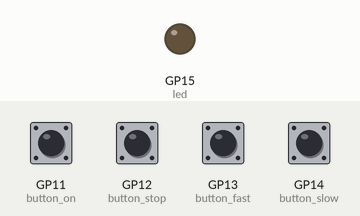
Simulated run of this program. Board: Raspberry Pi Pico running MicroPython. On the bench: output pins drawn as LEDs (lit = HIGH). Dashed ring = blinking. The test bench sets the inputs (shaded band); at power-on: GP11 (button_on), GP12 (button_stop), GP13 (button_fast), GP14 (button_slow) HIGH.

Above: at 1.2 s.
1.3 s: GP13 (button_fast) pulled LOW for 0.15 s
At 1.56 s:
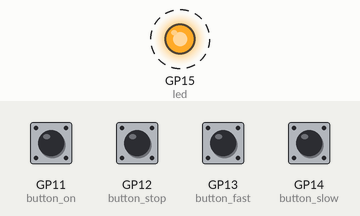
4.3 s: GP11 (button_on) pulled LOW for 0.15 s
6.0 s: GP14 (button_slow) pulled LOW for 0.15 s
At 7.1 s:
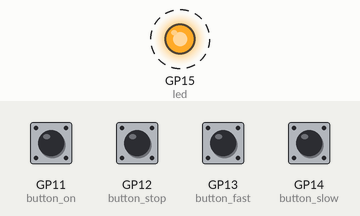
9.1 s: GP11 (button_on) pulled LOW for 1 s
At 10.0 s:
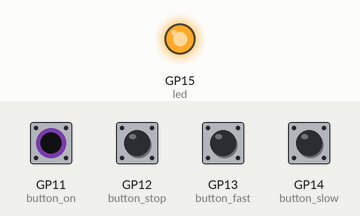
11.6 s: GP12 (button_stop) pulled LOW for 0.15 s
At 12.6 s:
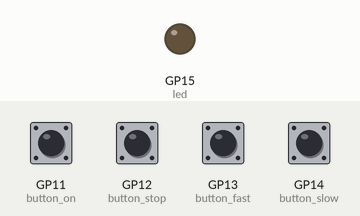
Timing chart, 0 to 14.3 s (numbered marks = the images above; inputs shaded):
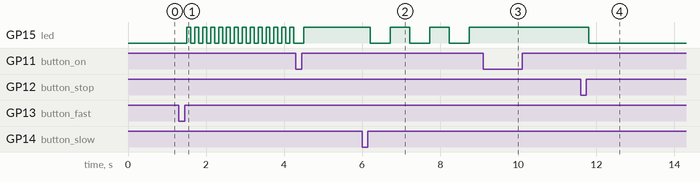

Measured:
- after the input at 1.3 s, GP15 (led): alternates HIGH for 0.10 s and LOW for 0.10 s, starting after 0.21 s
- after the input at 6.0 s, GP15 (led): alternates HIGH for 0.51 s and LOW for 0.51 s, starting after 0.21 s
- after the input at 9.1 s, GP15 (led): stops changing and stays HIGH
- after the input at 11.6 s, GP15 (led): HIGH → LOW after 0.20 s

The program:

led_4_buttons_f_s_off_on.py
```python
# (licence header left out)
from machine import Pin
import time

# Define the pin numbers for the LED and button
led = Pin(15, Pin.OUT)  # LED pin
button_slow = Pin(14, Pin.IN, Pin.PULL_UP)  # Button pin with pull-up resistor
button_fast = Pin(13, Pin.IN, Pin.PULL_UP)  # Button pin with pull-up resistor
button_stop = Pin(12, Pin.IN, Pin.PULL_UP)  # Button pin with pull-up resistor
button_on = Pin(11, Pin.IN, Pin.PULL_UP)  # Button pin with pull-up resistor
# Initialize the button pins with pull-up resistors
# The button pins are set to input mode with pull-up resistors, which means they will read high (1) when not pressed and low (0) when pressed.
# The LED pin is set to output mode.

mode = 0  # Initial mode (0: off, 1: slow blink, 2: fast blink, 3: on)
# The initial mode is set to off (0).
# The code will toggle the LED state based on the button presses.

last_blink = time.ticks_ms()  # Timestamp for last blink
# The last blink time is initialized to the current time.
led_on = False  # Track LED state independently
# The LED state is tracked independently to ensure it can be turned on or off based on the mode.

blink_intervals = {0: 0, 1: 500, 2: 100, 3: 0} # Blink intervals for each mode
# The blink intervals for each mode are defined in a dictionary.
# Mode 0: off, Mode 1: slow blink, Mode 2: fast blink, Mode 3: on
# The blink intervals are in milliseconds.
try:
    while True:
        # button input
        if button_slow.value() == 0:  # Button pressed
            mode = 1
            time.sleep(0.2)

        if button_fast.value() == 0:  # Button pressed
            mode = 2
            time.sleep(0.2)

        if button_stop.value() == 0:  # Button pressed
            mode = 0
            time.sleep(0.2)

        if button_on.value() == 0:  # Button pressed
            mode = 3
            time.sleep(0.2)


        # Blinking logic
        now = time.ticks_ms() # Get current time
        interval = blink_intervals[mode]   # Get the blink interval for the current mode

        if mode == 1 or mode == 2:
            if time.ticks_diff(now, last_blink) >= interval: # Check if it's time to blink
                led_on = not led_on # Toggle LED state
                led.value(led_on) # Set LED to the new state
                last_blink = now
        elif mode == 3:
            led.value(1)
            led_on = True
        else:
            led.value(0)
            led_on = False

        time.sleep(0.01)  # Small sleep to reduce CPU load

except KeyboardInterrupt:
    led.value(0)

        
```
